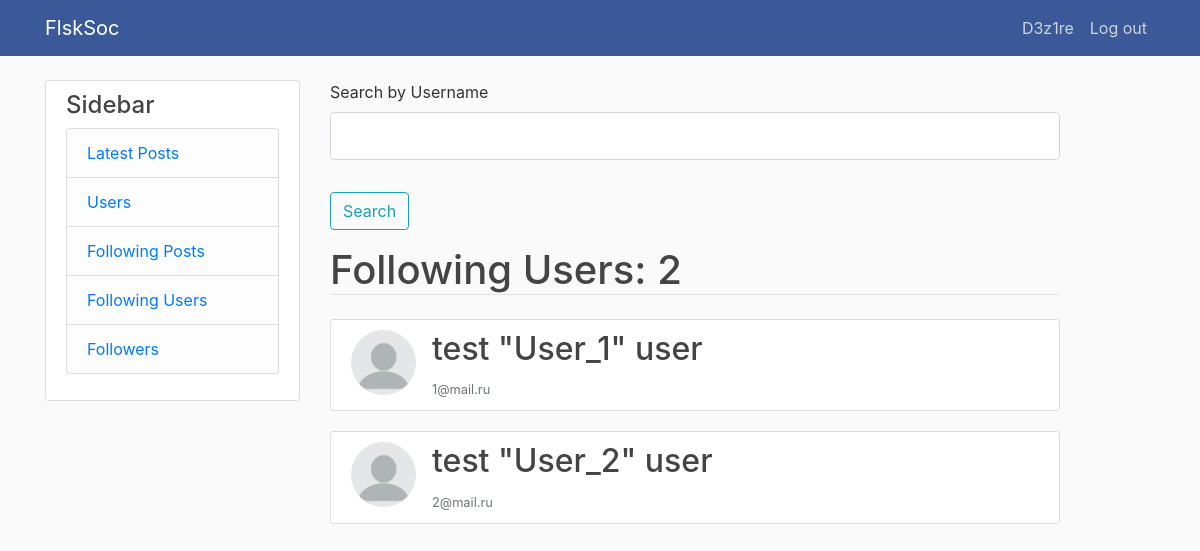
The app's page /following (signed in) with its own data.
### data/user.py (models this page shows, shortened)
class User(SqlAlchemyBase, UserMixin, SerializerMixin):
    __tablename__ = 'users'
    id = sqlalchemy.Column(sqlalchemy.Integer, primary_key=True, autoincrement=True)
    username = sqlalchemy.Column(sqlalchemy.String, nullable=False)
    name = sqlalchemy.Column(sqlalchemy.String, nullable=True)
    surname = sqlalchemy.Column(sqlalchemy.String, nullable=True)
    email = sqlalchemy.Column(sqlalchemy.String, index=True, unique=True, nullable=False)
    hashed_password = sqlalchemy.Column(sqlalchemy.String, nullable=True)
    created_date = sqlalchemy.Column(sqlalchemy.DateTime, default=datetime.datetime.now)
    image_file = sqlalchemy.Column(sqlalchemy.String, nullable=False, default='default.png')
    posts = orm.relation("Post", back_populates='user')

### users.py (the view, shortened to what this page needs)
@users.route('/following', methods=['GET', 'POST'])
@login_required
def following_users():
    form = SearchByUsernameForm()
    session = db_session.create_session()
    users = session.query(User).\
        filter(Relationship.from_user == current_user.id).filter(Relationship.to_user == User.id).all()
    return render_template('following_users.html', title='Following Users',
                           users=users, following_c=len(users), form=form)

### data/search.py
class SearchByUsernameForm(FlaskForm):
    username = StringField('Search by Username')
    submit = SubmitField('Search')

### data/db_session.py (called while the page is built)
def create_session() -> Session:
    global __factory
    return __factory()

### main.py (called while the page is built)
def main():
    db_session.global_init("db/soc.sqlite")
    app.register_blueprint(users)
    app.register_blueprint(posts)
    app.register_blueprint(errors)
    @login_manager.user_loader
    def load_user(user_id):
        session = db_session.create_session()
        return session.query(User).get(user_id)
    app.run(debug=True)

### templates/following_users.html (shortened to what this page needs)
{% extends "base.html" %}
{% block content %}
	<form action="" method="post">
            <fieldset class="form-group">
                <div class="form-group">
                    {{ form.username.label(class="form-control-label") }}
                    {% if form.username.errors %}
                        {{ form.username(class="form-control form-control-lg is-invalid") }}
                        <div class="invalid-feedback">
                            {% for error in form.username.errors %}
                                <span>{{ error }}</span>
                            {% endfor %}
                        </div>
                    {% else %}
                        {{ form.username(class="form-control form-control-lg") }}
                    {% endif %}
                </div>
            </fieldset>
            <div class="form-group">
                {{ form.submit(class="btn btn-outline-info") }}
            </div>
        </form>
    <h1 class="border-bottom mb-4">Following Users: {{ following_c }}</h1>
{% for user in users %}
    <article class="media content-section">
        <img class="rounded-circle article-img" src="{{ url_for('static', filename='profile_pics/' + user.image_file) }}">
        <div class="media-body">
            <h2><a class="article-title" href="/user/{{ user.id }}">{{ user.name }} "{{ user.username }}" {{ user.surname }}</a></h2>
            <small class="text-muted">{{ user.email }}</small>
        </div>
    </article>
{% endfor %}
{% endblock %}

### templates/base.html (shortened to what this page needs)
<!DOCTYPE html>
<html lang="en">
<head>
    <link rel="stylesheet" href="https://stackpath.bootstrapcdn.com/bootstrap/4.4.1/css/bootstrap.min.css"
>
    <link rel="stylesheet" type="text/css" href="../static/css/style.css"/>
</head>
<body>
    <header class="site-header">
      <nav class="navbar navbar-expand-md navbar-dark fixed-top" style="background-color: #3B5998">
        <div class="container">
          <a class="navbar-brand mr-4" href="/">FlskSoc</a>
          <div class="collapse navbar-collapse" id="navbarToggle">
            <div class="navbar-nav">
              {% if current_user.is_authenticated %}
                <a class="nav-item nav-link" href="/user/{{ current_user.id }}">{{ current_user.username }}</a>
                <a class="nav-item nav-link" href="/logout">Log out</a>
              {% else %}
                <a class="nav-item nav-link" href="/login">Log in</a>
                <a class="nav-item nav-link" href="/register">Register</a>
              {% endif %}
            </div>
          </div>
        </div>
      </nav>
    </header>
<main role="main" class="container">
      <div class="row">
        <div class="col-md-3">
          <div class="content-section">
            <h4>Sidebar</h4>
              <ul class="list-group">
                <li class="list-group-item list-group-item-light"><a href='/'>Latest Posts</a></li>
                <li class="list-group-item list-group-item-light"><a href='/users'>Users</a></li>
                <li class="list-group-item list-group-item-light"><a href='/f'>Following Posts</a></li>
                <li class="list-group-item list-group-item-light"><a href='/following'>Following Users</a></li>
                <li class="list-group-item list-group-item-light"><a href='followers'>Followers</a></li>
              </ul>
          </div>
        </div>
        <div class="col-md-8">
          {% block content %}{% endblock %}
        </div>
      </div>
    </main>
</body>
</html>

### static/css/style.css (style rules this page uses)
body { background: #fafafa; color: #333333; margin-top: 5rem; }
h1, h2, h3, h4, h5, h6 { color: #444444; }
.site-header .navbar-nav .nav-link { color: #cbd5db; }
.content-section { background: #ffffff; padding: 10px 20px; border: 1px solid #dddddd; border-radius: 3px; margin-bottom: 20px; }
.article-title { color: #444444; }
.article-img { height: 65px; width: 65px; margin-right: 16px; }

### records on screen
User: username "D3z1re"
User: image_file (placeholder picture), name "test", username "User_1", surname "user", email "1@mail.ru"
User: image_file (placeholder picture), name "test", username "User_2", surname "user", email "2@mail.ru"

### other values on screen
{{ following_c }} "2"
